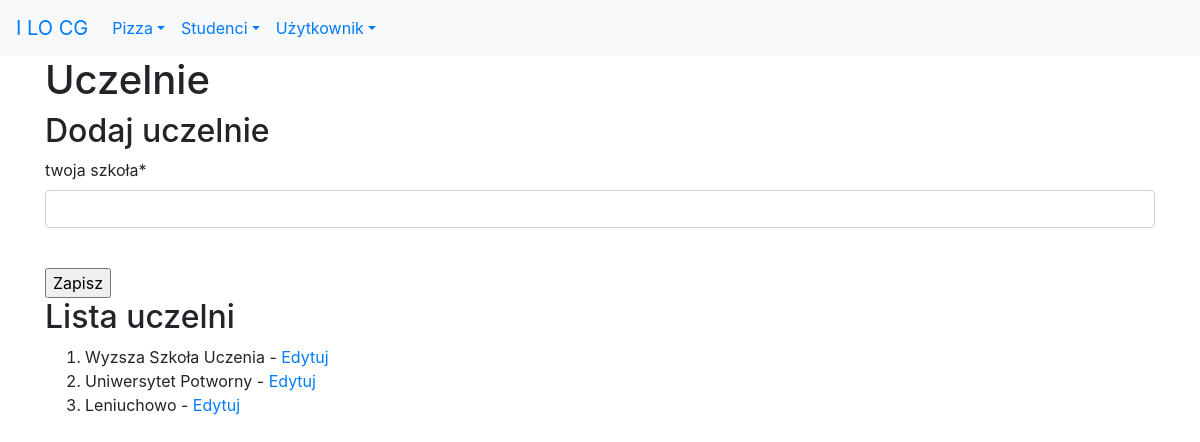
The page /uczelnie/ (signed in) on the database as committed earlier.
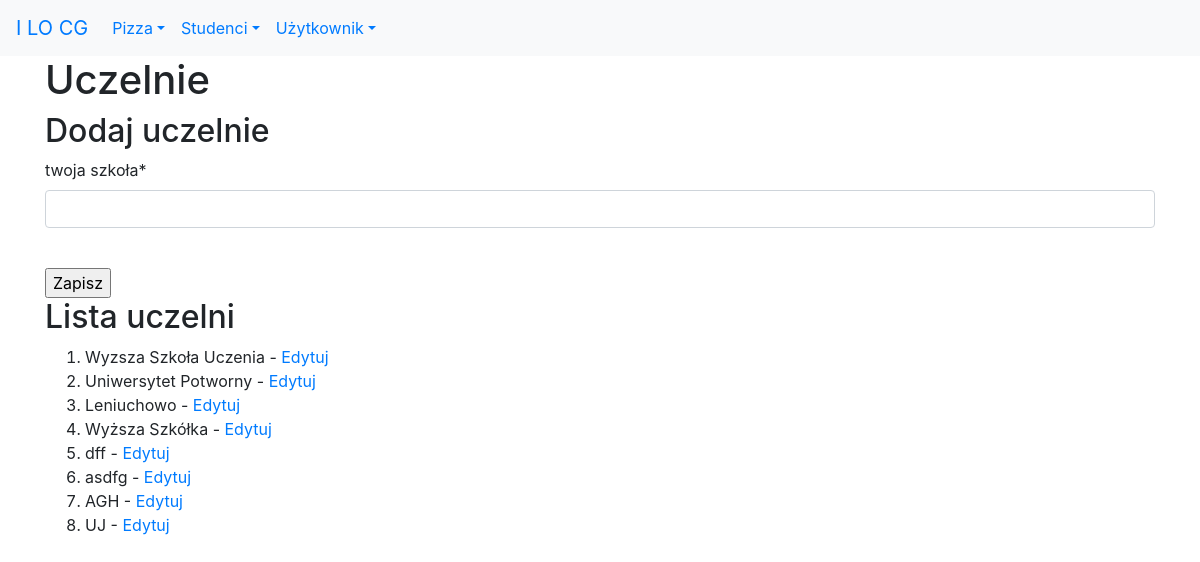
The same page on the database as committed later.
### studenci/models.py (models this page shows, shortened)
class Uczelnia(models.Model):
    nazwa = models.CharField(verbose_name='uczelnia', max_length=30)
    class Meta:
        verbose_name_plural = "uczelnie"

### studenci/views.py (the view)
# urls.py: path('uczelnie/', views.uczelnie, name='uczelnie'),
def uczelnie(request):
    if request.method == 'POST':
        form = UczelniaForm(request.POST)
        if form.is_valid():
            print(form.cleaned_data)
            u = Uczelnia(nazwa=form.cleaned_data['nazwa'])
            u.save()
            messages.success(request, "Dobrze!!!")
            return redirect(reverse('studenci:uczelnie'))
        else:
            messages.error(request, "Ło ty oszukisto!!!")
    else:
        form = UczelniaForm()
    uczelnie = Uczelnia.objects.all()
    kontekst = {'uczelnie': uczelnie, 'form': form}
    if request.user.has_perm('studenci.add_uczelnia'):
     return render(request, 'studenci/uczelnie.html', kontekst)
    else:
        messages.info(request, "Nie możesz dodawać uczelni")
        return redirect(reverse('studenci:index'))

### studenci/forms.py
class UczelniaForm(forms.Form):
    nazwa = forms.CharField(label="twoja szkoła", max_length=50, widget=forms.TextInput())

### studenci/templates/studenci/uczelnie.html (shortened to what this page needs)
{% extends 'szablon.html' %}
{% block naglowek %}Uczelnie{% endblock naglowek %}
{% block tresc %}
    {% load crispy_forms_tags %}
<h2>Dodaj uczelnie</h2>
    <form  method="POST">
            {{ form|crispy }}
            <br>
            <input type="submit" value="Zapisz">
    </form>
<h2>Lista uczelni</h2>
<ol>
    {% for uczelnia in uczelnie %}
        <li>{{ uczelnia.nazwa }} - <a href="{% url 'studenci:uczelnie_edytuj' uczelnia.id %}">Edytuj</a></li>
    {% endfor %}
</ol>
{% endblock tresc %}

Rows that differ between the two databases and show on the page:
added Uczelnia: nazwa "Wyższa Szkółka"
added Uczelnia: nazwa "dff"
added Uczelnia: nazwa "asdfg"
added Uczelnia: nazwa "AGH"
added Uczelnia: nazwa "UJ"
